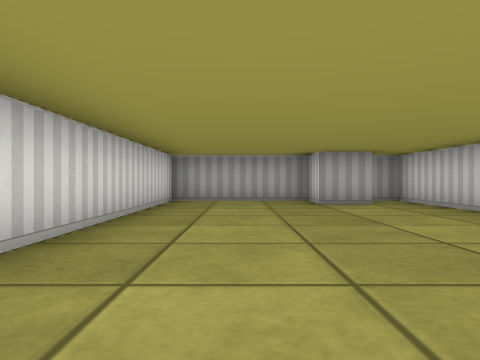
[1] (above)

12 first-person views from a walk through a cub3D level. The camera is about half as high as the walls, looks level and sees 70° across. The floor is counted in squares. Each view is taken from the middle of a square. On the plan, view 1 faces up. The plan holds only what a view shows up to about 9 squares ahead; the rest is blank. The place goes on beyond the plan.

[2]
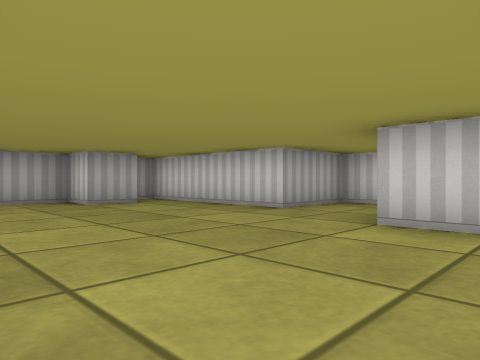

[3]
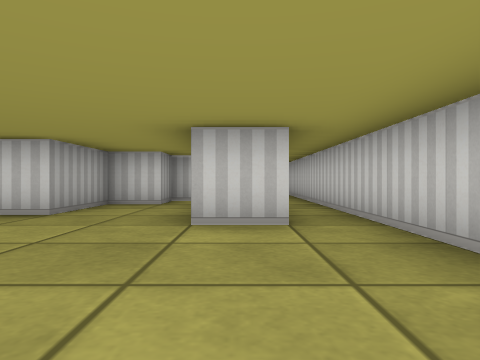

[4]
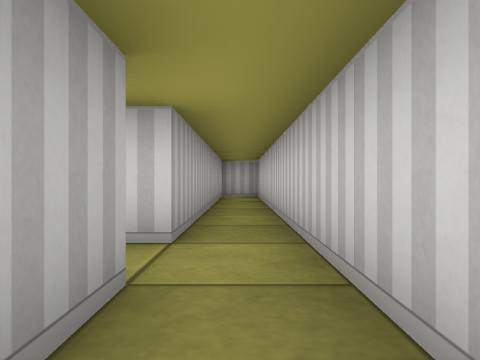

[5]
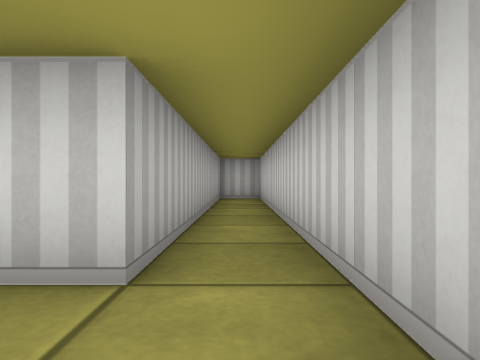

[6]
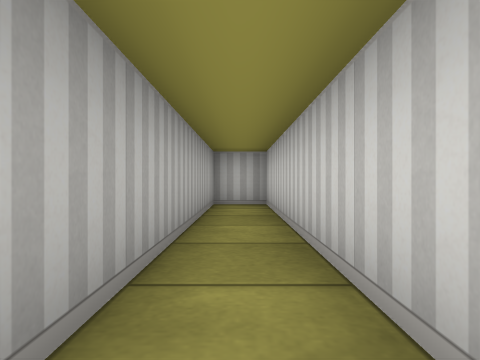

[7]
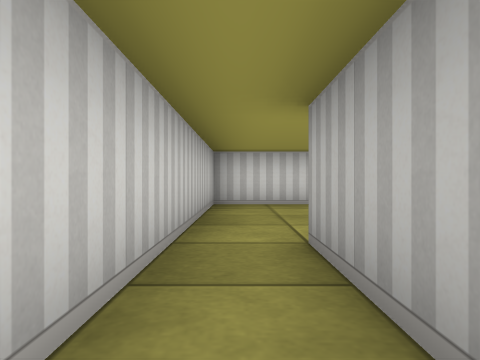

[8]
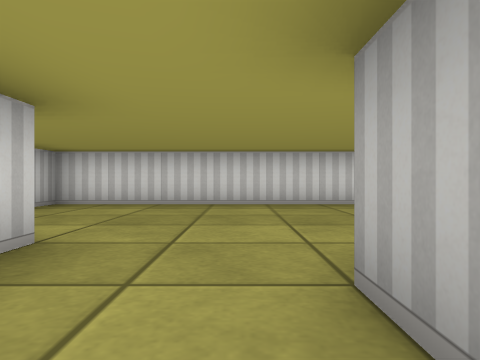

[9]
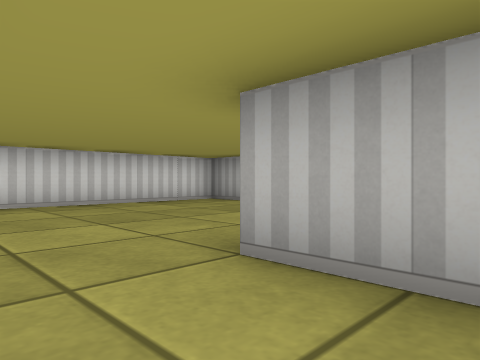

[10]
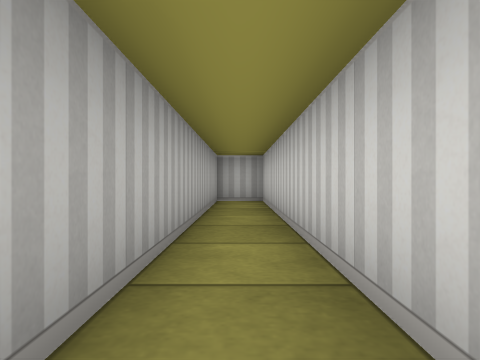

[11]
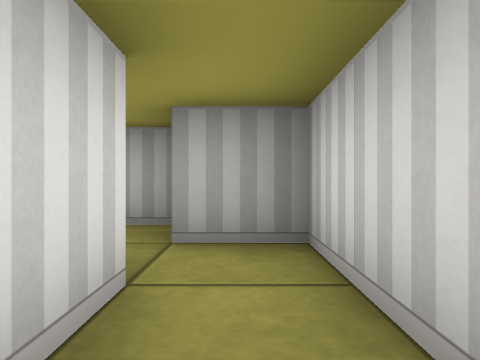

[12]
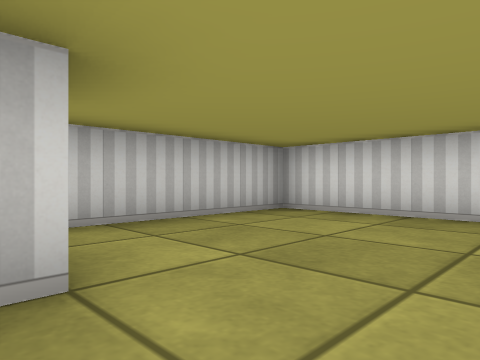

### Floor plan
Points are (right, up) in squares from view 1. A wall is a line through its corners. A room is listed if a view was taken in it or the views show most of it. See-through windows are left out.
Room 1 (views 1, 2, 3, 4, 5, 6, 7, 8, 9, 10, 11, 12)
walls: (5.5, 1.5) (5.5, 0.5) (2.5, 0.5) (2.5, 1.5); (2.5, 6.5) (1.5, 6.5) (1.5, 7.5) (-1.5, 7.5) (-1.5, -0.5) (13.5, -0.5) (13.5, 0.5) (6.5, 0.5) (6.5, 2.5) (5.5, 2.5) (5.5, 3.5) (3.5, 3.5) (3.5, 7.5) (2.9, 7.5)

Where each view was taken, in squares from view 1:
view 1: 0 up, 0 right, facing up
view 2: 0 up, 1 left, facing up-right
view 3: 1 up, 1 left, facing right
view 4: 0 up, 4 right, facing right
view 5: 0 up, 5 right, facing right
view 6: 0 up, 7 right, facing right
view 7: 0 up, 5 right, facing left
view 8: 3 up, 5 right, facing left
view 9: 2 up, 5 right, facing up-left
view 10: 0 up, 6 right, facing right
view 11: 0 up, 6 right, facing up
view 12: 3 up, 3 right, facing down-left
